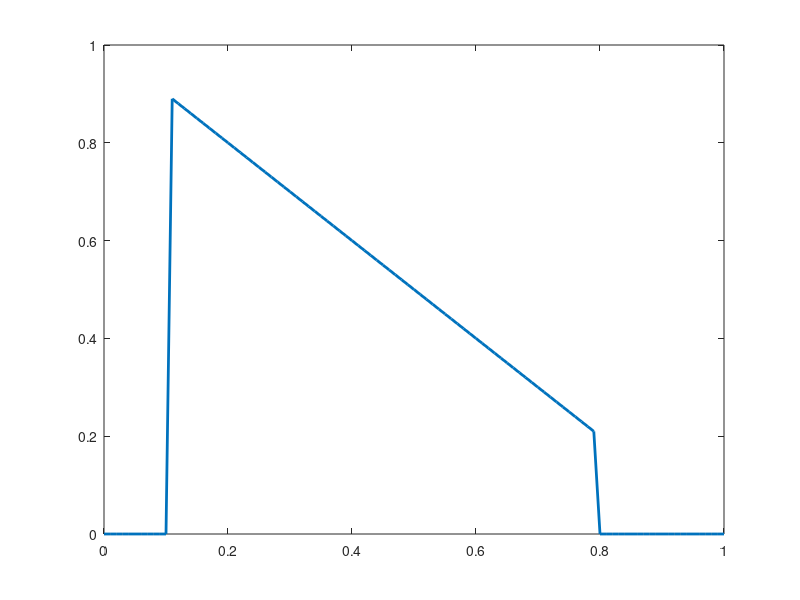

Reproduce this figure in MATLAB. (Note: this script raises an error after producing the figure.)
clear all;
clc
close all;

% figure 6
x = 0:0.01:1;

xl = 0.1;
xh = 0.8;

gamma = 1;
k1 = 12;
k2 = 8;
k3 = 0.1;

y_lin = (1-x);%exp(-3*x);
y_exp = gamma.*(exp(-3*x));
y_gen = gamma*(k1./(k1  + exp(k2*(x - k3))));


y = y_lin;

mask = x<=xl | x>=xh;
y(mask) = 0;



figure
plot(x,y,'LineWidth',2);
xlabel('$O_2$','interpreter','latex', FontSize=16);
ylabel('CA9',FontSize=16);
set(gca, FontSize=14)
saveas(gca, 'Plots/hypo_0','epsc')
saveas(gca, 'Plots/hypo_0.png')

y = y_exp;

mask = x<=xl | x>=xh;
y(mask) = 0;

figure
plot(x,y,'LineWidth',2);
xlabel('$O_2$','interpreter','latex', FontSize=16);
ylabel('CA9',FontSize=16);
set(gca, FontSize=14)
saveas(gca, 'Plots/hypo_1','epsc')

% 
y = y_gen;

mask = x<=xl | x>=xh;
y(mask) = 0;
figure
plot(x,y,'LineWidth',2);
xlabel('$O_2$','interpreter','latex', FontSize=16);
ylabel('CA9',FontSize=16);
set(gca, FontSize=14)
saveas(gca, 'Plots/hypo_2','epsc')

